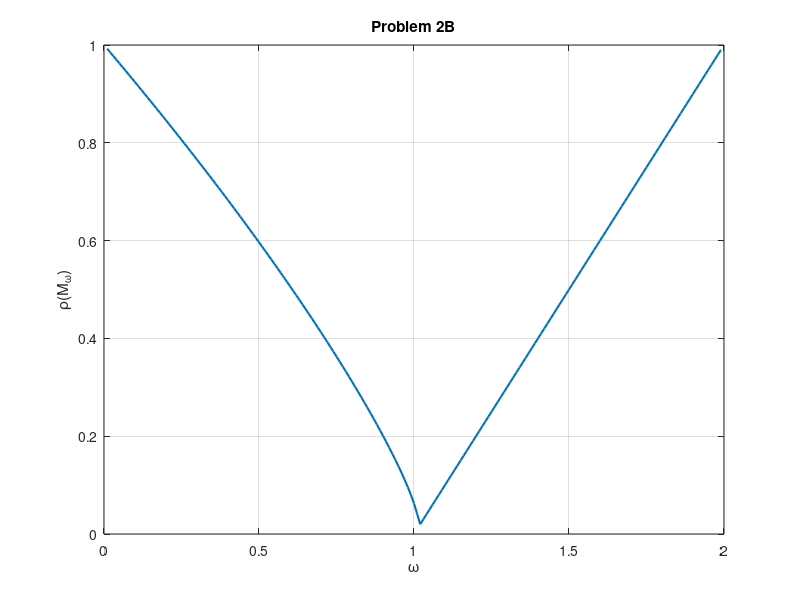

This chart was generated by the following MATLAB code:
%Problem 2B
A=[4 -1;-1 4];
b=[3;3];
D=diag(diag(A));
L=tril(A,-1);
U=triu(A,1);
omega=0.01:0.01:1.99;
rho=zeros(size(omega));
for i=1:length(omega)
    w=omega(i);
    M=(D+w*L)\((1-w)*D-w*U);
    rho(i)=max(abs(eig(M)));
end
figure,plot(omega,rho,'LineWidth',1.5),xlabel('\omega'),ylabel(['\rho(M_\' ...
    'omega)']),title('Problem 2B'),grid on
[minrho,idx]=min(rho);
omegaopt=omega(idx)
